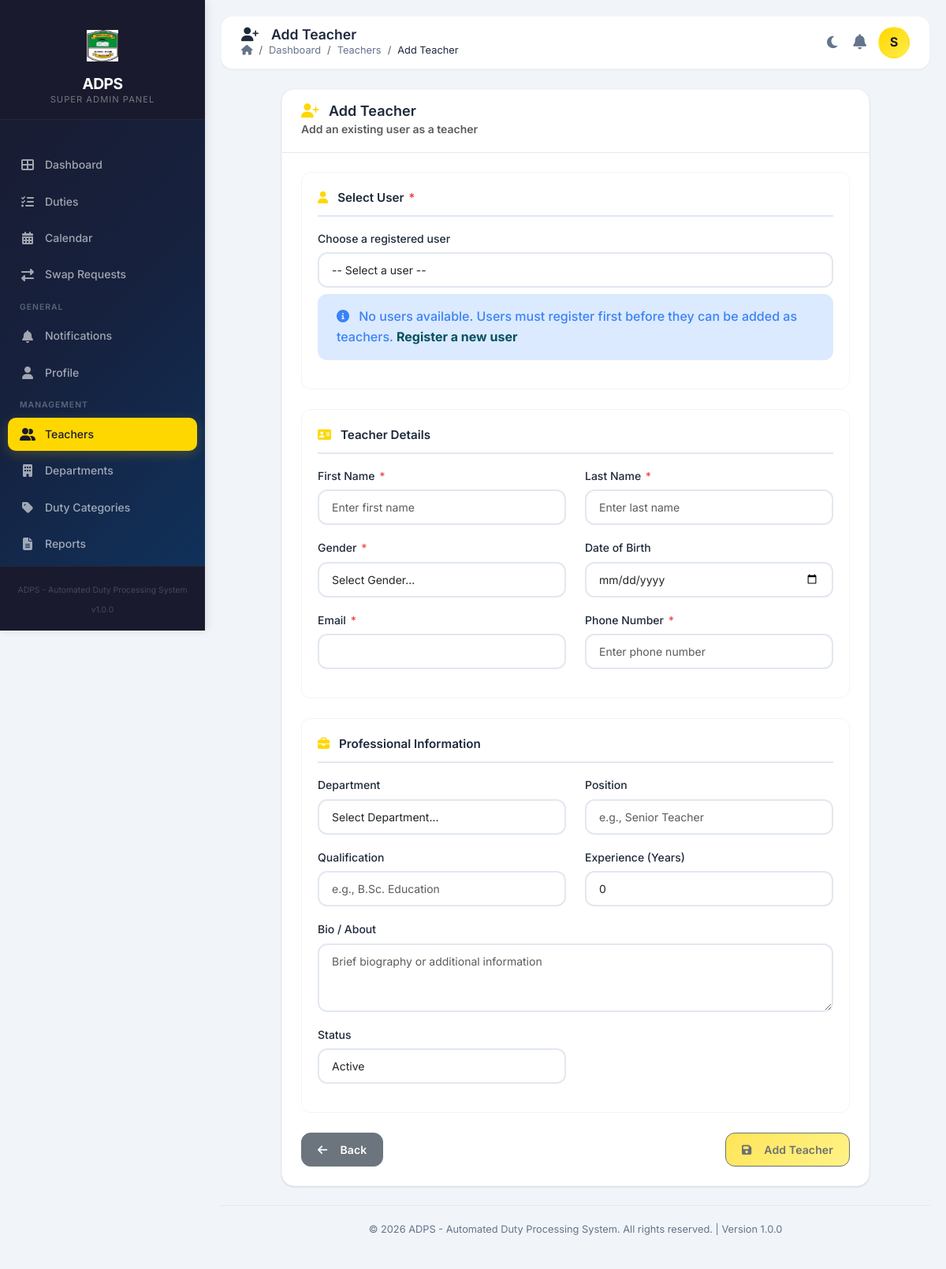
The page /views/teachers/create.php (signed in) on the database its author committed.
### tables this page shows
CREATE TABLE users (
    id INT PRIMARY KEY AUTO_INCREMENT,
    username VARCHAR(50) UNIQUE NOT NULL,
    email VARCHAR(100) UNIQUE NOT NULL,
    password VARCHAR(255) NOT NULL,
    full_name VARCHAR(100) NOT NULL,
    role ENUM('super_admin', 'admin', 'teacher') DEFAULT 'teacher',
    status ENUM('active', 'inactive', 'suspended') DEFAULT 'active',
    email_verified BOOLEAN DEFAULT FALSE,
    two_factor_enabled BOOLEAN DEFAULT FALSE,
    two_factor_secret VARCHAR(255) NULL,
    remember_token VARCHAR(100) NULL,
    last_login DATETIME NULL,
    last_ip VARCHAR(45) NULL,
    created_at TIMESTAMP DEFAULT CURRENT_TIMESTAMP,
    updated_at TIMESTAMP DEFAULT CURRENT_TIMESTAMP ON UPDATE CURRENT_TIMESTAMP,
    INDEX idx_email (email),
    INDEX idx_status (status)
);

### views/teachers/create.php (the view, shortened to what the rows shown need)
<?php
require_once __DIR__ . '/../../includes/auth.php';
$auth = new Auth();
$formData = [
    'user_id' => '',
    'first_name' => '',
    'last_name' => '',
    'gender' => '',
    'email' => '',
    'phone_primary' => '',
    'phone_secondary' => '',
    'date_of_birth' => '',
    'department_id' => '',
    'position' => '',
    'qualification' => '',
    'experience_years' => 0,
    'address' => '',
    'status' => 'active',
    'bio' => '',
    'skills' => '',
    'languages' => ''
];
require_once __DIR__ . '/../../includes/header.php';
?>
<div class="row justify-content-center">
    <div class="col-lg-10">
        <div class="card">
            <div class="card-body">
                <form method="POST" enctype="multipart/form-data" id="teacherForm">
                    <div class="form-section">
                        <div class="row">
                            <div class="col-md-6 mb-3">
                                <label class="form-label">Experience (Years)</label>
                                <input type="number" name="experience_years" class="form-control"
                                       value="<?php echo htmlspecialchars($formData['experience_years']); ?>"
                                       min="0" max="50" placeholder="0">
                            </div>
                        </div>
                        <div class="row">
                            <div class="col-md-6 mb-3">
                                <label class="form-label">Status</label>
                                <select name="status" class="form-control">
                                    <option value="active" <?php echo $formData['status'] === 'active' ? 'selected' : ''; ?>>Active</option>
                                </select>
                            </div>
                        </div>
                    </div>
                </form>
            </div>
        </div>
    </div>
</div>
<?php
require_once __DIR__ . '/../../includes/footer.php';
?>

### includes/header.php (shortened to what the rows shown need)
<?php
$user = $auth->getUser();
$role = $user['role'] ?? 'teacher';
$teacherInitial = substr($user['full_name'], 0, 1);
$profilePhoto = SITE_URL . '/assets/images/default-avatar.png';
$hasProfilePhoto = false;
?>
<!DOCTYPE html>
<html lang="en">
<head>
    <link href="https://cdn.jsdelivr.net/npm/bootstrap@5.3.0/dist/css/bootstrap.min.css" rel="stylesheet">
    <link href="https://cdnjs.cloudflare.com/ajax/libs/font-awesome/6.4.0/css/all.min.css" rel="stylesheet">
    <link href="<?php echo SITE_URL; ?>/assets/css/styles.css" rel="stylesheet">
</head>
<body>
    <div class="sidebar" id="sidebar">
        <div class="sidebar-brand">
            <span class="logo-icon">
                <img src="<?php echo SITE_URL; ?>/assets/images/logo.jpeg" alt="logo" width="40" height="40">
            </span>
            <h3>ADPS</h3>
            <p><?php echo ucfirst(str_replace('_', ' ', $role)); ?> Panel</p>
        </div>
    </div>
    <div class="main-content">
        <div class="top-header">
            <div class="user-info">
                <div class="user-dropdown">
                    <div class="avatar <?php echo $hasProfilePhoto ? 'has-image' : ''; ?>"
                         style="<?php echo $hasProfilePhoto ? 'background-image: url(' . $profilePhoto . ');' : ''; ?>"
                         data-bs-toggle="dropdown"
                         aria-expanded="false"
                         title="<?php echo htmlspecialchars($user['full_name']); ?>"
                         role="button"
                         tabindex="0">
                        <?php if (!$hasProfilePhoto): ?>
                            <?php echo $teacherInitial; ?>
                        <?php endif; ?>
                    </div>
                </div>
            </div>
        </div>
        <div class="page-content">

### rows shown on the page
users: role "SUPER ADMIN", full_name "S", experience_years "0", status "Active"

### other values the page prints
$item['label'] "Dashboard"
$item['label'] "Duties"
$item['label'] "Calendar"
$item['label'] "Swap Requests"
$item['label'] "Notifications"
$item['label'] "Profile"
$item['label'] "Teachers"
$item['label'] "Departments"
$item['label'] "Duty Categories"
$item['label'] "Reports"
SITE_NAME "ADPS - Automated Duty Processing System"
$pageTitle "Add Teacher"
$item['label'] "Add Teacher"
